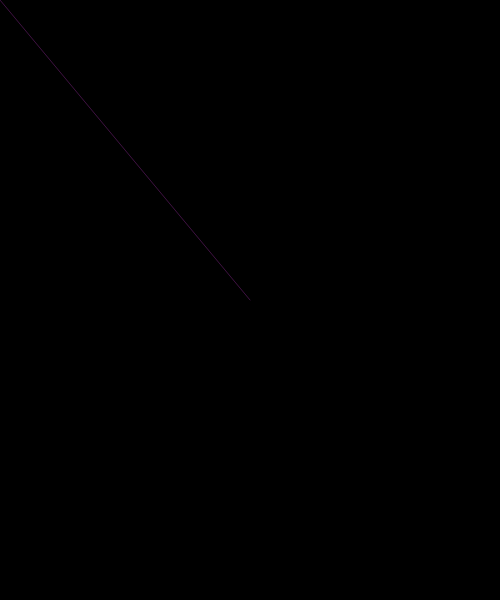
Frame 1 (no input)
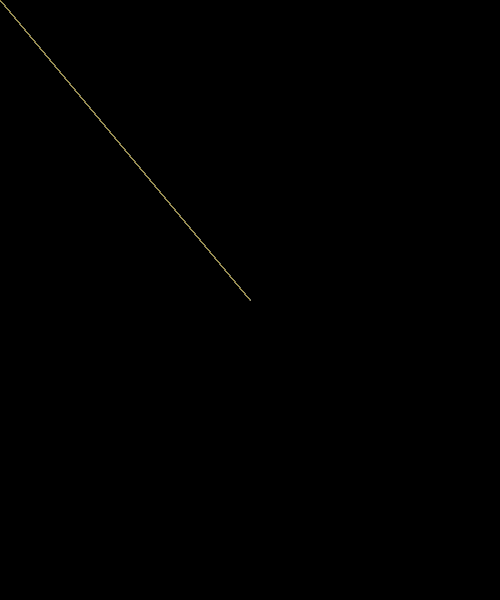
Frame 60 (no input)
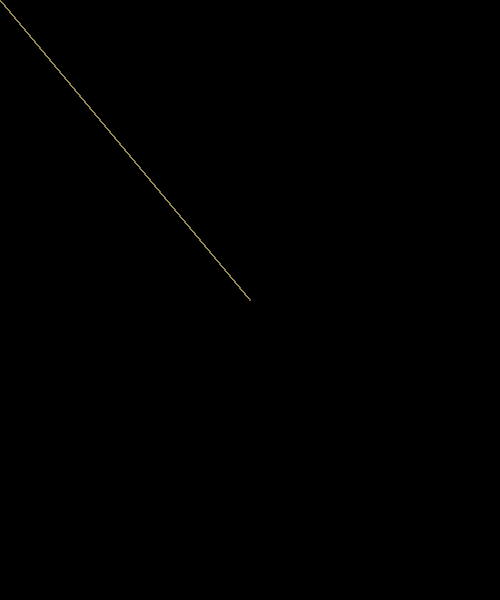
Frame 120 (the mouse pressed at the canvas centre since frame 60)

The p5.js sketch that drew these frames (run headless with seeded random() and noise() and a simulated clock; from frame 60 on, the mouse is pressed at the canvas centre):

// p5.js sketch
// ── sketch.js
function setup() {
  createCanvas(500, 600);
  background(0);
}


function draw() {
  //background(0);

  stroke(random(255),random(255),random(255),random(255));
  line(width/2, height/2, mouseX, mouseY);
  // mouseX and mouseY are also environment variables from p5.
}
